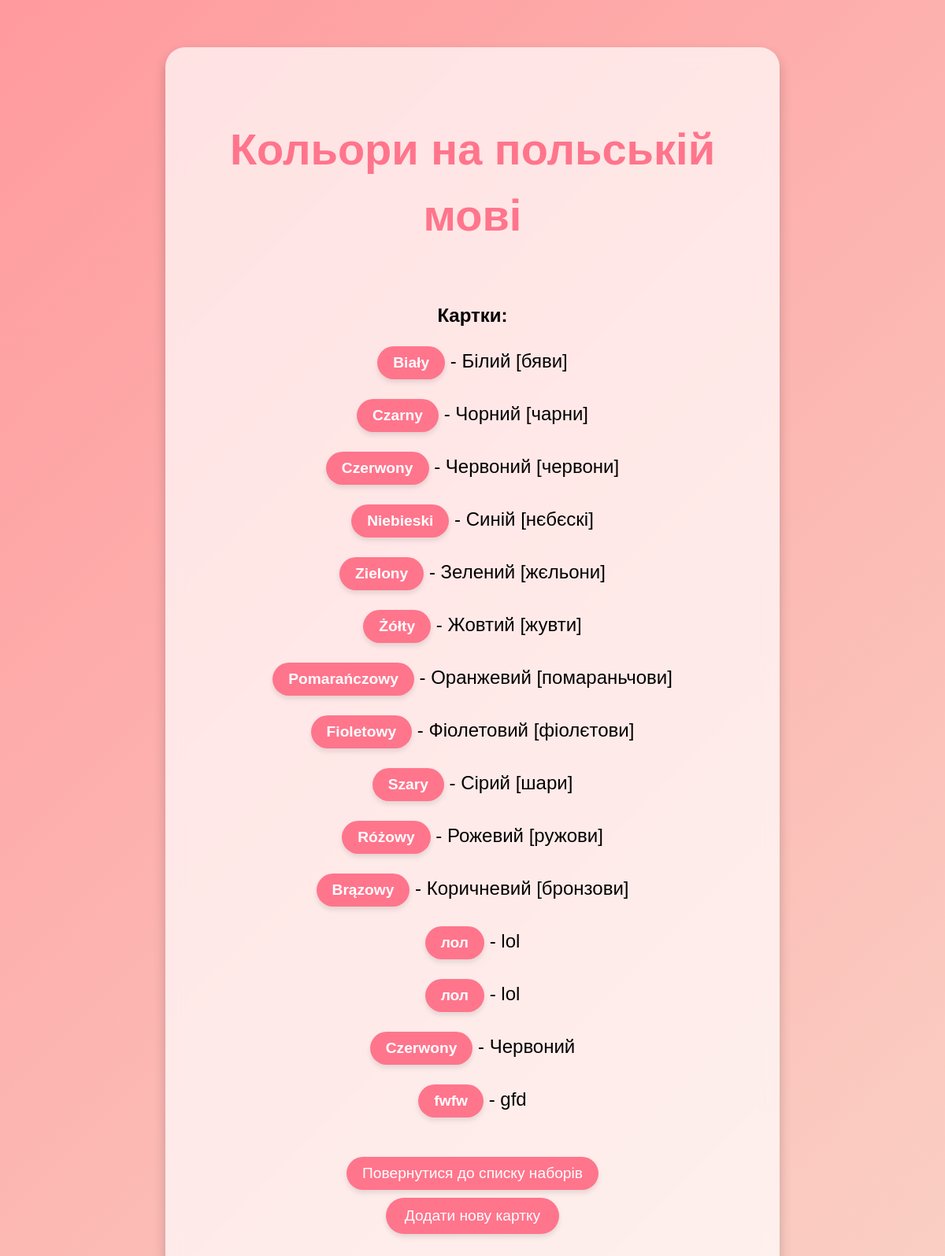
The page /card-set/1/ on the database its author committed.
### cards/models.py (models this page shows, shortened)
class CardSet(models.Model):
    name = models.CharField(max_length=200)
    description = models.TextField(blank=True, null=True)
    created_at = models.DateTimeField(auto_now_add=True)
    owner = models.ForeignKey(User, on_delete=models.CASCADE)
    rating = models.FloatField(default=0.0)   # Поле для зберігання рейтингу

class Card(models.Model):
    term = models.CharField(max_length=200)
    definition = models.TextField()
    card_set = models.ForeignKey(CardSet, on_delete=models.CASCADE, related_name='cards')

### cards/views.py (the view)
# urls.py: path('card-set/<int:pk>/', views.card_set_detail, name='card_set_detail'),
def card_set_detail(request, pk):
    card_set = get_object_or_404(CardSet, pk=pk)
    return render(request, 'cards/card_set_detail.html', {'card_set': card_set})

### cards/templates/cards/card_set_detail.html (shortened to what this page needs)
{% load static %}
<link rel="stylesheet" href="{% static 'cards/styles.css' %}">
<!DOCTYPE html>
<html lang="uk">
<head>
</head>
<body class="card-detail-container">
    <div class="card">
        <h1 class="word-term">{{ card_set.name }}</h1>
        <h2>Картки:</h2>
        <ul>
            {% for card in card_set.cards.all %}
                <li>
                    <strong>
                        {% if card.id %}
                            <a href="{% url 'card_detail' card.id %}" class="arrow">{{ card.term }}</a>
                        {% else %}
                            {{ card.term }} (недоступно)
                        {% endif %}
                    </strong>
                    - {{ card.definition }}
                </li>
            {% empty %}
                <li>Немає доступних карток.</li>
            {% endfor %}
        </ul>
        <div class="return-home">
            <a href="{% url 'home' %}" class="arrow">Повернутися до списку наборів</a>
        </div>
        <div class="add-card">
            <a href="{% url 'add_card' card_set.pk %}" class="arrow">Додати нову картку</a>
        </div>
    </div>
</body>
</html>

### cards/static/cards/styles.css (style rules this page uses)
body { margin: 0; padding: 0; font-family: 'Arial', sans-serif; animation: fadeIn 0.5s ease-in-out; background: linear-gradient(135deg, #ff9a9e, #fad0c4); }
.card-detail-container { display: flex; flex-direction: column; align-items: center; justify-content: center; min-height: 100vh; text-align: center; padding: 20px; }
.card { background: rgba(255, 255, 255, 0.7); backdrop-filter: blur(155px); padding: 40px; border-radius: 25px; box-shadow: 0 8px 16px rgba(0, 0, 0, 0.2); width: 90%; max-width: 600px; text-align: center; margin: 20px 0; }
.word-term { font-size: 3.5rem; font-weight: bold; color: #ff758c; margin-bottom: 20px; line-height: 1.5; }
ul { list-style-type: none; padding: 0; margin: 0; }
li { font-size: 1.5rem; margin-bottom: 15px; text-align: center; }
li .arrow { display: inline-block; padding: 10px 20px; font-size: 1.2rem; margin: 5px 0; color: #fff; background: #ff758c; border-radius: 25px; text-decoration: none; transition: background 0.3s ease, transform 0.2s ease; }
.return-home { margin-top: 20px; }
.return-home .arrow { font-size: 1.2rem; color: #fff; background: #ff758c; padding: 10px 20px; border-radius: 25px; text-decoration: none; transition: background 0.3s ease, transform 0.2s ease; }
.card-detail-container { display: flex; flex-direction: column; align-items: center; justify-content: flex-start; min-height: 100vh; padding-top: 40px; text-align: center; }
.card { background: rgba(255, 255, 255, 0.7); backdrop-filter: blur(10px); padding: 50px 40px; border-radius: 25px; box-shadow: 0 8px 16px rgba(0, 0, 0, 0.2); width: 90%; max-width: 700px; min-height: 400px; text-align: center; margin-top: 20px; }
.card { display: flex; flex-direction: column; align-items: center; justify-content: center; background: rgba(255, 255, 255, 0.7); backdrop-filter: blur(10px); padding: 50px 40px; border-radius: 25px; box-shadow: 0 8px 16px rgba(0, 0, 0, 0.2); width: 90%; max-width: 700px; min-height: 400px; text-align: center; margin-top: 20px; }
.arrow { font-size: 1.2rem; color: #fff; text-decoration: none; padding: 12px 24px; background: #ff758c; border-radius: 25px; display: inline-block; margin-top: 10px; transition: background 0.3s ease, transform 0.2s ease; }
.arrow { font-size: 1.2rem; color: #fff; text-decoration: none; padding: 12px 24px; background: #ff758c; border: none; border-radius: 25px; display: inline-block; margin-top: 10px; transition: background 0.3s ease, transform 0.2s ease; box-shadow: 0 4px 6px rgba(0, 0, 0, 0.1); }

### rows shown on the page
CardSet: name "Кольори на польській мові"
Card: term "Biały", definition "Білий [бяви]"
Card: term "Czarny", definition "Чорний [чарни]"
Card: term "Czerwony", definition "Червоний [червони]"
Card: term "Niebieski", definition "Синій [нєбєскі]"
Card: term "Zielony", definition "Зелений [жєльони]"
Card: term "Żółty", definition "Жовтий [жувти]"
Card: term "Pomarańczowy", definition "Оранжевий [помараньчови]"
Card: term "Fioletowy", definition "Фіолетовий [фіолєтови]"
Card: term "Szary", definition "Сірий [шари]"
Card: term "Różowy", definition "Рожевий [ружови]"
Card: term "Brązowy", definition "Коричневий [бронзови]"
Card: term "лол", definition "lol"
Card: term "лол", definition "lol"
Card: term "Czerwony", definition "Червоний"
Card: term "fwfw", definition "gfd"
